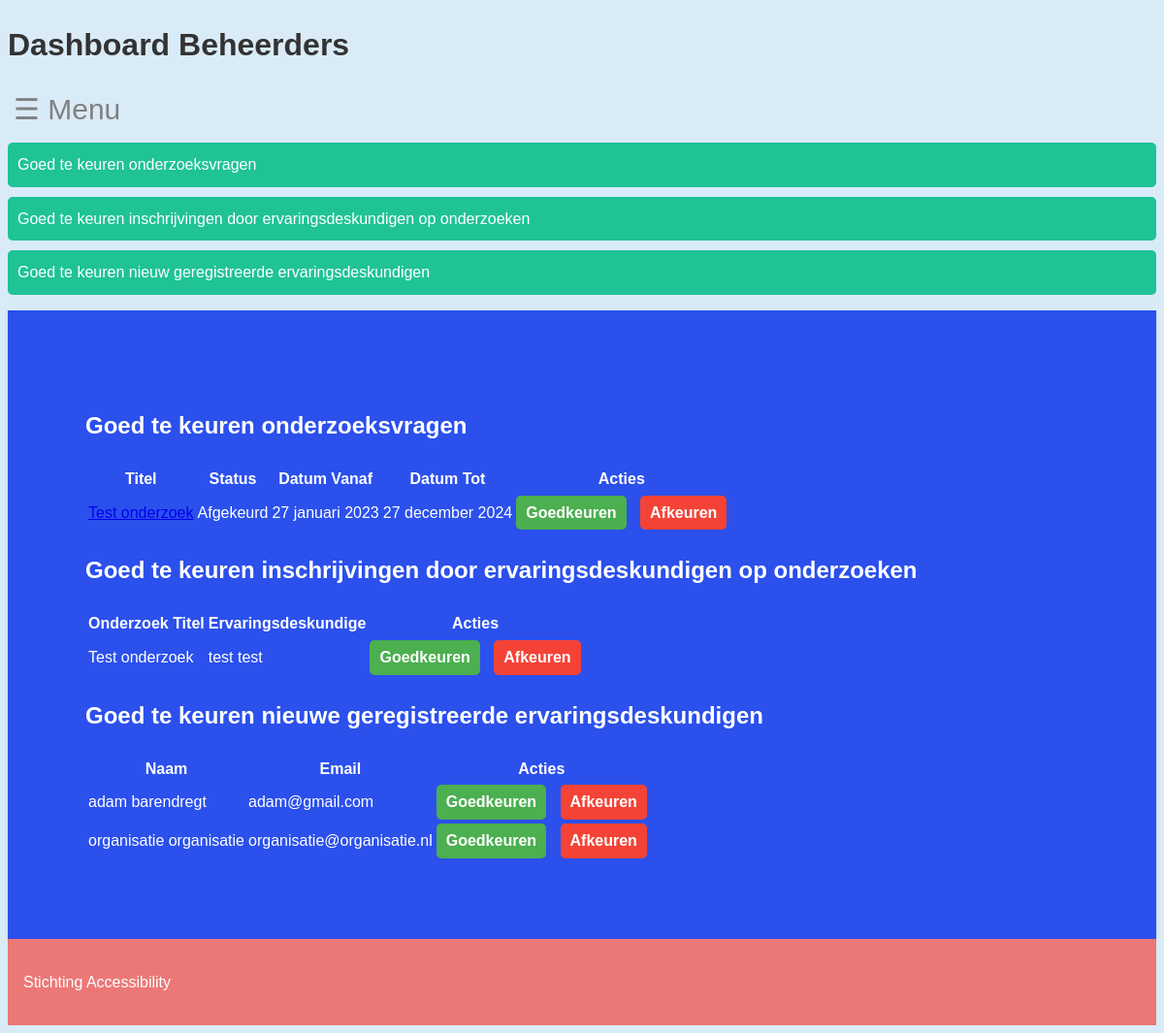
Page /beheerders/dashboard/ (signed in) on the earlier database version.
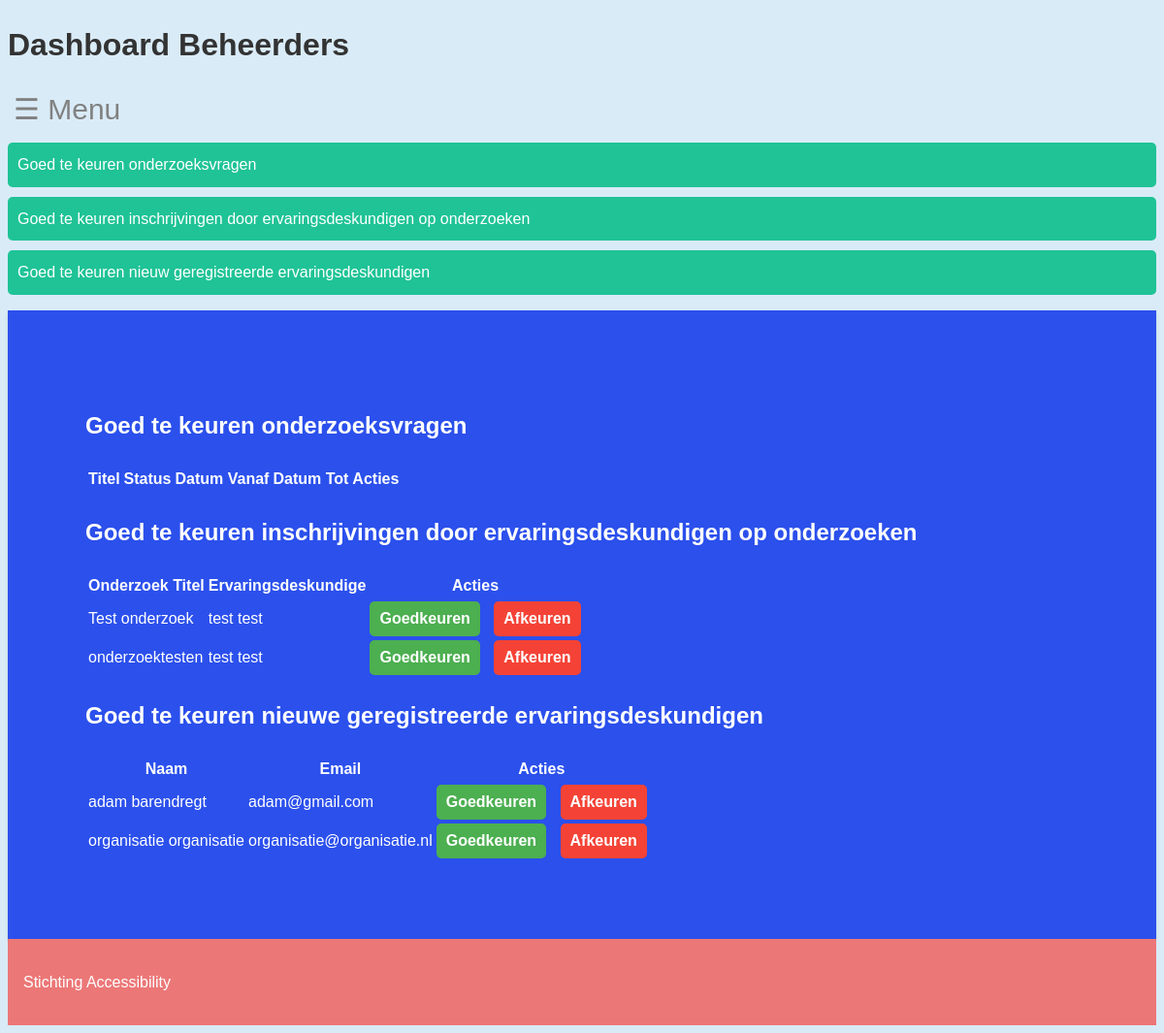
Same page on the later database version.
### core/models.py (models this page shows, shortened)
class Onderzoek(models.Model):
    onderzoek_id = models.AutoField(primary_key=True)
    titel = models.CharField(max_length=255)
    omschrijving = models.TextField(blank=True, null=True)
    status = models.CharField(max_length=50, blank=True, null=True)
    beschikbaar = models.BooleanField(default=True)
    datum_vanaf = models.DateField(blank=True, null=True)
    datum_tot = models.DateField(blank=True, null=True)
    type_onderzoek = models.CharField(max_length=50, blank=True, null=True)
    locatie = models.CharField(max_length=255, blank=True, null=True)
    met_beloning = models.BooleanField(default=False)
    beloning = models.CharField(max_length=255, blank=True, null=True)
    doelgroep_leeftijd_van = models.IntegerField(blank=True, null=True)
    doelgroep_leeftijd_tot = models.IntegerField(blank=True, null=True)
    doelgroep_beperking = models.CharField(max_length=255, blank=True, null=True)
    organisatie = models.ForeignKey(Organisaties, on_delete=models.CASCADE)
    class Meta:
        db_table = 'Onderzoek'

class OnderzoekErvaringsdeskundige(models.Model):
    onderzoek = models.ForeignKey(Onderzoek, on_delete=models.CASCADE)
    ervaringsdeskundige = models.ForeignKey(Ervaringsdeskundige, on_delete=models.CASCADE)
    is_goedgekeurd = models.BooleanField(default=False)
    class Meta:
        db_table = 'onderzoek_ervaringsdeskundige'
        unique_together = ('onderzoek', 'ervaringsdeskundige')

class Ervaringsdeskundige(models.Model):
    ervaringsdeskundige_id = models.AutoField(primary_key=True)
    bijzonderheden = models.TextField(blank=True, null=True)
    voorkeur_benadering = models.CharField(max_length=255, blank=True, null=True)
    bijzonderheden_beschikbaar = models.CharField(max_length=255, blank=True, null=True)
    gebruiker = models.ForeignKey(Gebruikers, on_delete=models.CASCADE)
    beperkingen = models.ForeignKey(Beperkingen, on_delete=models.SET_NULL, null=True, blank=True)
    toezichthouder = models.ForeignKey(Toezichthouder, on_delete=models.SET_NULL, null=True, blank=True)
    hulpmiddelen = models.ForeignKey(Hulpmiddelen, on_delete=models.SET_NULL, null=True, blank=True)
    is_goedgekeurd = models.BooleanField(default=False)
    class Meta:
        db_table = 'ervaringsdeskundige'

class Gebruikers(AbstractBaseUser, PermissionsMixin):
    gebruiker_id = models.AutoField(primary_key=True)
    voornaam = models.CharField(max_length=255)
    achternaam = models.CharField(max_length=255)
    is_beheerder = models.BooleanField(default=False)
    is_organisatie = models.BooleanField(default=False)
    postcode = models.CharField(max_length=6, blank=True, null=True)
    geslacht = models.CharField(max_length=10, blank=True, null=True)
    email = models.EmailField(unique=True)
    telefoonnummer = models.CharField(max_length=20, blank=True, null=True)
    geboortedatum = models.DateField()
    last_login = models.DateTimeField(blank=True, null=True)
    organisatie = models.ForeignKey(Organisaties, on_delete=models.SET_NULL, null=True, blank=True)
    objects = GebruikersManager()
    USERNAME_FIELD = 'email'
    REQUIRED_FIELDS = []
    class Meta:
        db_table = 'gebruikers'
    @property
    def is_staff(self):
        return self.is_beheerder

### beheerders/views.py (the view)
# urls.py: path('dashboard/', onderzoek_dashboard, name='dashboard_beheer'),
@login_required()
def onderzoek_dashboard(request):
    User = get_user_model()
    if not request.user.is_staff:
        return redirect('dashboard_deskundige')
    niet_goedgekeurde_inschrijvingen = OnderzoekErvaringsdeskundige.objects.filter(is_goedgekeurd=False)
    nieuwe_ervaringsdeskundigen = Ervaringsdeskundige.objects.filter(is_goedgekeurd=False)
    onderzoeken = Onderzoek.objects.filter(status__in=['', 'Afgekeurd'])
    return render(request, 'dashboard_beheer.html', {
        'niet_goedgekeurde_inschrijvingen': niet_goedgekeurde_inschrijvingen,
        'nieuwe_ervaringsdeskundigen': nieuwe_ervaringsdeskundigen,
        'onderzoeken': onderzoeken,
    })

### beheerders/templates/dashboard_beheer.html (shortened to what the changed rows need)
<!DOCTYPE html>
<html lang="nl">
<head>
    {% load static %}
    <link rel="stylesheet" href="{% static 'CSS/beheerders.css' %}" type="text/css">
</head>
<body>
<header role="banner">
    <h1>Dashboard Beheerders</h1>
</header>
<main role="main">
    <section id="onderzoeksvragen" tabindex="-1">
        <h2>Goed te keuren onderzoeksvragen</h2>
        <table>
            <thead>
            <tr>
                <th>Titel</th>
                <th>Status</th>
                <th>Datum Vanaf</th>
                <th>Datum Tot</th>
                <th>Acties</th>
            </tr>
            </thead>
            <tbody>
            {% for onderzoek in onderzoeken %}
                <tr>
                    <td>
                        <a href="{% url 'onderzoek_gegevens' onderzoek.pk %}">{{ onderzoek.titel }}</a>
                    </td>
                    <td>{{ onderzoek.status }}</td>
                    <td>{{ onderzoek.datum_vanaf }}</td>
                    <td>{{ onderzoek.datum_tot }}</td>
                    <td>
                        <a href="{% url 'onderzoek_goedkeuren' onderzoek.pk %}" class="goedkeur-link">Goedkeuren</a>
                        <a href="{% url 'onderzoek_afkeuren' onderzoek.pk %}" class="afkeur-link" style="margin-left: 10px;">Afkeuren</a>
                    </td>
                </tr>
            {% endfor %}
            </tbody>
        </table>
    </section>
    <section id="inschrijvingen" tabindex="-1">
        <h2>Goed te keuren inschrijvingen door ervaringsdeskundigen op onderzoeken</h2>
        <table>
            <thead>
            <tr>
                <th>Onderzoek Titel</th>
                <th>Ervaringsdeskundige</th>
                <th>Acties</th>
            </tr>
            </thead>
            <tbody>
            {% for inschrijving in niet_goedgekeurde_inschrijvingen %}
                <tr>
                    <td>{{ inschrijving.onderzoek.titel }}</td>
                    <td>{{ inschrijving.ervaringsdeskundige.gebruiker.voornaam }} {{ inschrijving.ervaringsdeskundige.gebruiker.achternaam }}</td>
                    <td>
                        <a href="{% url 'inschrijving_goedkeuren' inschrijving.pk %}"
                           class="goedkeur-link">Goedkeuren</a>
                        <a href="{% url 'inschrijving_afkeuren' inschrijving.pk %}" class="afkeur-link"
                           style="margin-left: 10px;">Afkeuren</a>
                    </td>
                </tr>
            {% endfor %}
            </tbody>
        </table>
    </section>
    <section id="geregistreerde_evd" tabindex="-1">
        <h2>Goed te keuren nieuwe geregistreerde ervaringsdeskundigen</h2>
        <table>
            <thead>
            <tr>
                <th>Naam</th>
                <th>Email</th>
                <th>Acties</th>
            </tr>
            </thead>
            <tbody>
            {% for ervaringsdeskundige in nieuwe_ervaringsdeskundigen %}
                <tr>
                    <td>{{ ervaringsdeskundige.gebruiker.voornaam }} {{ ervaringsdeskundige.gebruiker.achternaam }}</td>
                    <td>{{ ervaringsdeskundige.gebruiker.email }}</td>
                    <td>
                        <a href="{% url 'ervaringsdeskundige_goedkeuren' ervaringsdeskundige.pk %}"
                           class="goedkeur-link">Goedkeuren</a>
                        <a href="{% url 'ervaringsdeskundige_afkeuren' ervaringsdeskundige.pk %}" class="afkeur-link"
                           style="margin-left: 10px;">Afkeuren</a>
                    </td>
                </tr>
            {% endfor %}
            </tbody>
        </table>
    </section>
</main>
</body>
</html>

Differences in the rows shown:
no longer on this page (row edited): Onderzoek: titel "Test onderzoek", status "Afgekeurd", datum_vanaf "27 januari 2023", datum_tot "27 december 2024"
added OnderzoekErvaringsdeskundige: onderzoek.titel "onderzoektesten", ervaringsdeskundige.gebruiker.voornaam "test", ervaringsdeskundige.gebruiker.achternaam "test"
